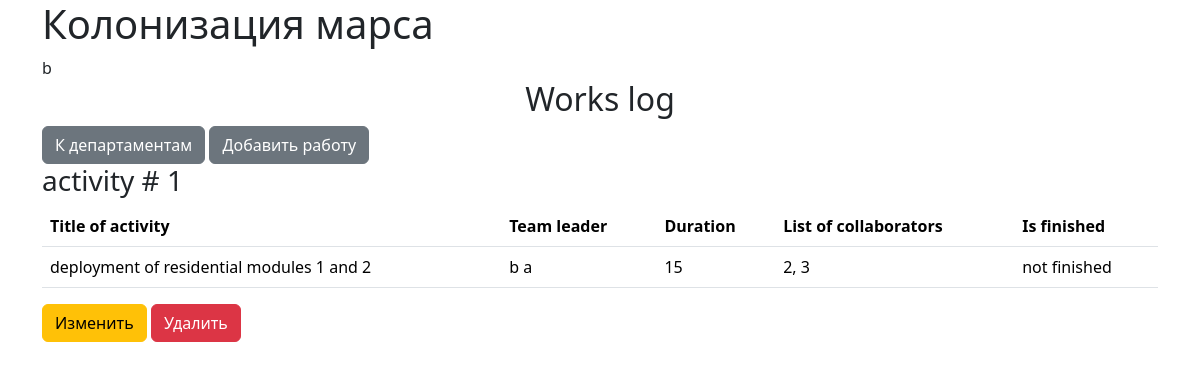
The page / (signed in) on the database its author committed.
### data/users.py (models this page shows, shortened)
class User(SqlAlchemyBase, UserMixin, SerializerMixin):
    __tablename__ = "users"
    id = sqlalchemy.Column(sqlalchemy.Integer,
                           primary_key=True, autoincrement=True)
    surname = sqlalchemy.Column(sqlalchemy.String)
    name = sqlalchemy.Column(sqlalchemy.String)
    age = sqlalchemy.Column(sqlalchemy.Integer)
    position = sqlalchemy.Column(sqlalchemy.String)
    speciality = sqlalchemy.Column(sqlalchemy.String)
    address = sqlalchemy.Column(sqlalchemy.String)
    email = sqlalchemy.Column(sqlalchemy.String, unique=True)
    city_from = sqlalchemy.Column(sqlalchemy.String)
    hashed_password = sqlalchemy.Column(sqlalchemy.String)
    modified_date = sqlalchemy.Column(sqlalchemy.DateTime, default=datetime.datetime.now)
    jobs = orm.relationship("Jobs", back_populates='user')
    departments = orm.relationship("Department", back_populates='user')

### data/jobs.py (models this page shows)
class Jobs(SqlAlchemyBase, SerializerMixin):
    __tablename__ = "jobs"
    id = sqlalchemy.Column(sqlalchemy.Integer,
                           primary_key=True, autoincrement=True)
    team_leader = sqlalchemy.Column(sqlalchemy.Integer, sqlalchemy.ForeignKey("users.id"))
    job = sqlalchemy.Column(sqlalchemy.String)
    work_size = sqlalchemy.Column(sqlalchemy.Integer)
    collaborators = sqlalchemy.Column(sqlalchemy.String)
    start_date = sqlalchemy.Column(sqlalchemy.DateTime, default=datetime.datetime.now)
    end_date = sqlalchemy.Column(sqlalchemy.DateTime, nullable=True)
    is_finished = sqlalchemy.Column(sqlalchemy.Boolean)
    user = orm.relationship('User')

### main.py (the view)
@app.route("/")
def index():
    db_sess = db_session.create_session()
    param = {}
    param["activities"] = db_sess.query(Jobs).all()
    param["current_user"] = current_user
    return flask.render_template('job-journal.html', **param)

### data/db_session.py (called while the page is built)
def create_session() -> Session:
    global __factory
    return __factory()

### main.py (called while the page is built)
@login_manager.user_loader
def load_user(user_id):
    db_sess = db_session.create_session()
    return db_sess.query(User).get(user_id)

### templates/job-journal.html
{% extends 'base.html' %}
{% block content %}
  <h2 class="text-center">Works log</h2>
  <a href="/departments/" class="btn btn-secondary">К департаментам</a>
  {% if current_user.is_authenticated %}
    <a href="addjob" class="btn btn-secondary">Добавить работу</a>
  {% endif %}
  {% for job in activities %}
    <h3>activity # {{loop.index}}</h3>
    <table class="table">
      <thead>
        <tr>
          <th scope="col">Title of activity</th>
          <th scope="col">Team leader</th>
          <th scope="col">Duration</th>
          <th scope="col">List of collaborators</th>
          <th scope="col">Is finished</th>
        </tr>
      </thead>
      <tbody>
        <tr>
          <td>{{ job.job }}</td>
          <td>{{ job.user.name }} {{ job.user.surname }}</td>
          <td>{{ job.work_size }}</td>
          <td>{{ job.collaborators }}</td>
          <td>{% if job.is_finished %}finished{% else %}not finished{% endif %}</td>
        </tr>
      </tbody>
    </table>
    {% if current_user.is_authenticated and current_user == job.creator or current_user.id == 1 %}
      <div>
        <a href="/editjob/{{ job.id }}" class="btn btn-warning">
          Изменить
        </a>
        <a href="/deletejob/{{ job.id }}" class="btn btn-danger">
          Удалить
        </a>
      </div>
    {% endif %}
  {% endfor %}
{% endblock %}

### templates/base.html (shortened to what this page needs)
<!DOCTYPE html>
<html lang="en">
<head>
  <link href="https://cdn.jsdelivr.net/npm/bootstrap@5.3.3/dist/css/bootstrap.min.css" rel="stylesheet">
</head>
<body>
  <div class="container">
    <h1>Колонизация марса</h1>
    {% if current_user.is_authenticated %}
      <a class="navbar-brand" href="/logout">{{ current_user.name }}</a>
    {% else %}
      <p>
        <a class="btn btn-primary " href="/register">Зарегистрироваться</a>
        <a class="btn btn-success" href="/login">Войти</a>
      </p>
    {% endif %}
    {% block content %}{% endblock %}
  </div>
</body>
</html>

### rows shown on the page
User: name "b"
Jobs: job "deployment of residential modules 1 and 2", user.name "b", user.surname "a", work_size "15", collaborators "2, 3", is_finished "not finished"
